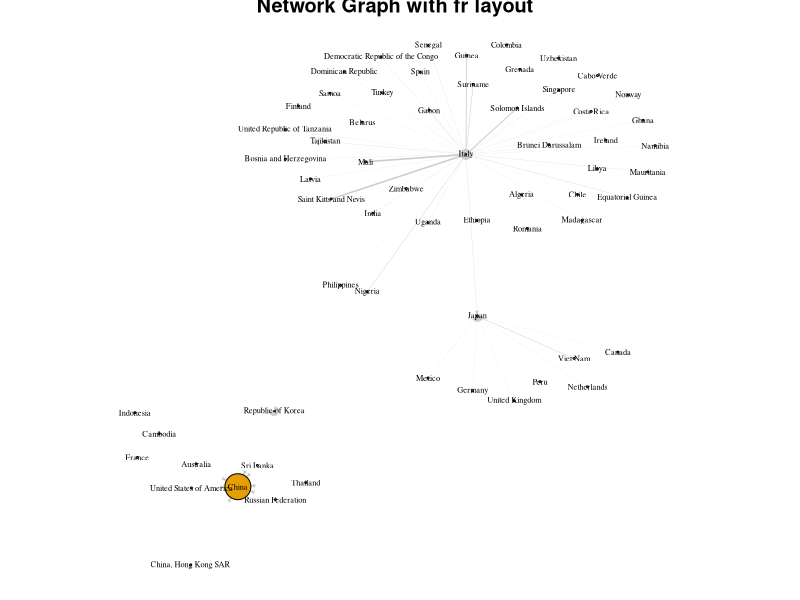

The R source for this figure:
## ---- chunk 1
knitr::opts_chunk$set(echo = TRUE, error = TRUE, warning = FALSE)
## ---- chunk 2
rm(list = ls())
library(dplyr)
library(network)
library(maps)
library(scales)
library(igraph)
## ---- chunk 3
# # nodes come from the above table and contain geo-coordinates for some
# # randomly picked countries
# node <- read.csv("D:/Download/Countries.csv", header = T, as.is = T)
# #So we now have 15 countries, each with an ID, geo-coordinates (lon and lat) and a name. These are our graph nodes. We’ll now create some random connections (edges) between our nodes:
# 
# edges <- read.csv("D:/Download/George Washington University/Spring 2020/Network Data Science/EdgeList.csv", header = T, as.is = T)
# 
# names(edges)[1] <- "to"
# names(edges)[2] <- "from"
# 
# onode <- read.csv("D:/Download/George Washington University/Spring 2020/Network Data Science/CountryNodes.csv")
# 
# node <- node %>% right_join(onode, by = "Country") %>% mutate(ID = row_number()) %>% mutate(Country = as.factor(Country))
# 
# nodec <- na.omit(node)
# 
# #%>% mutate(ID = row_number())
# 
# head(node)
# head(edges)
# 
# # N_EDGES_PER_NODE_MIN <- 1
# # N_EDGES_PER_NODE_MAX <- 4
# # N_CATEGORIES <- 4
# # 
# # # edges: create random connections between countries (nodes)
# # edges <- map_dfr(nodes$id, function(id) {
# #   n <- floor(runif(1, N_EDGES_PER_NODE_MIN, N_EDGES_PER_NODE_MAX+1))
# #   to <- sample(1:max(nodes$id), n, replace = FALSE)
# #   to <- to[to != id]
# #   categories <- sample(1:N_CATEGORIES, length(to), replace = TRUE)
# #   weights <- runif(length(to))
# #   data_frame(from = id, to = to, weight = weights, category = categories)
# # })
# 
# # edges <- edges %>% mutate(category = as.factor(category))
# ```
# 
# ```{r}
# nrow(node); length(unique(node$id))
# nrow(edges); nrow(unique(edges[,c("from", "to")]))
# ```
# 
# ```{r}
# reducedEdgelist2<-edges[edges$Weight>500000, c("from", "to", "Weight")]
# head(reducedEdgelist2) 
# nrow(reducedEdgelist2)
# ```
# 
# ```{r}
# set.seed(123)
# coocNet2<-network(reducedEdgelist2,
#                  matrix.type='edgelist',
#                  directed=FALSE,  # this will be an undirected network
#                  ignore.eval=FALSE,  # confusingly, this tells it to include edge weights
#                  names.eval='Weight'  # names for the edge weights
#                  )
## ---- chunk 4
cinf <- read.csv("ChinaFluNetReport.csv")
kinf <- read.csv("KoreaFluNetReport.csv")
iinf <- read.csv("ItalyFluNetReport.csv")
jinf <- read.csv("JapanFluNetReport.csv")
#rinf <- read.csv("IranFluNetReport.csv")
## ---- chunk 5
names(cinf)[1] <- "Country"
names(kinf)[1] <- "Country"
names(iinf)[1] <- "Country"
names(jinf)[1] <- "Country"
## ---- chunk 6
cinf2019 <- cinf %>% select("Country", "Year", "ALL_INF") %>% filter(Year == 2019) 
#%>% summarise("yr_total" = sum("All_INF"))
sum(cinf2019$ALL_INF)

## ---- chunk 7
kinf2019 <- kinf %>% select("Country", "Year", "ALL_INF") %>% filter(Year == 2019) 
#%>% summarise("yr_total" = sum("All_INF"))
kinf2019 <- na.omit(kinf2019)
sum(kinf2019$ALL_INF)

## ---- chunk 8
iinf2019 <- iinf %>% select("Country", "Year", "ALL_INF") %>% filter(Year == 2019) 
#%>% summarise("yr_total" = sum("All_INF"))
iinf2019 <- na.omit(iinf2019)
sum(iinf2019$ALL_INF)
## ---- chunk 9
jinf2019 <- jinf %>% select("Country", "Year", "ALL_INF") %>% filter(Year == 2019) 
#%>% summarise("yr_total" = sum("All_INF"))
jinf2019 <- na.omit(jinf2019)
sum(jinf2019$ALL_INF)
## ---- chunk 10
inf2019 <- matrix(c("China", 122757,"Republic of Korea", 271,"Italy", 6361,"Japan",9525),ncol=2,byrow=TRUE)
colnames(inf2019) <- c("Country", "cases")
rownames(inf2019) <- c("1","2","3", "4")
inf2019 <- as.table(inf2019)
inf19 <- as.data.frame.matrix(inf2019, header = T)
## ---- chunk 11
mnode <- read.csv("CountryNodes.csv", header = T, as.is=T)
medge <- read.csv("EdgeList.csv", header = T, as.is = T)
medge15 <- read.csv("EdgeList2015.csv", header = T, as.is = T)
## ---- chunk 12
names(medge)[3] <- "Weight19"
medge$Weight15 <- medge15$Weight
## ---- chunk 13
medge$Weight <- (medge$Weight19 - medge$Weight15)/medge$Weight15
## ---- chunk 14
medgef <- medge %>% filter(Destination == c("China", "Italy", "Japan", "Republic of Korea")) %>%
  #filter(Origin == c("China", "Italy", "Japan", "Dem. People's Republic of Korea")) %>%
  filter(Weight > 0)
medgef <- medgef[c("Origin", "Destination", "Weight19", "Weight15", "Weight")]
## ---- chunk 15
mnodef <- mnode %>% filter(Country %in% c("China", "Italy", "Japan", "Republic of Korea", 
                                        "Australia", "China, Hong Kong SAR",
                                        "Russian Federation", "Sri Lanka", "Thailand",
                                        "United States of America", "Algeria", "Belarus",
                                        "Bosnia and Herzegovina", "Brunei Darussalam", "Cabo Verde",
                                        "Chile", "Colombia", "Costa Rica",
                                        "Democratic Republic of the Congo","Dominican Republic",
                                        "Equatorial Guinea", "Ethiopia", "Finland", "Gabon", "Ghana",
                                        "Grenada", "Guinea", "India", "Ireland", "Latvia", "Libya",
                                        "Madagascar", "Mali", "Mauritania", "Namibia", "Nigeria",
                                        "Norway", "Philippines", "Romania", "Saint Kitts and Nevis",
                                        "Samoa", "Senegal", "Singapore", "Solomon Islands", "Spain",
                                        "Suriname", "Tajikistan", "Turkey", "Uganda",
                                        "United Republic of Tanzania", "Uzbekistan", "Zimbabwe",
                                        "Canada", "Germany", "Mexico", "Netherlands", "Peru",
                                        "United Kingdom", "Viet Nam", "Cambodia", "France", "Indonesia"
                                        ))
## ---- chunk 16
mnodef$cases <- 0
mnodef$cases[c(10, 42, 28, 29)] <- c(122757, 271, 6361, 9525)
## ---- chunk 17
###########
## Plot  ##
###########
# create new igraph object
net_degree2 <- graph_from_data_frame(d=medgef, vertices=mnodef, directed=T)

# vertex color based on degree level
# vcol <- rep("snow2", vcount(net_degree2))     #deebf7 # assigned third degree very light blue to top 101 - 232 countries
# vcol[223:232] <- "skyblue1"                   #3182bd  #assign first degree dark blue to top ten countries
# vcol[123:222] <- "slategray1"                 #9ecae1 #assign second degree light blue to top 11-100 countries
# V(net_degree2)$color <- vcol

# vertex frame color
V(net_degree2)$frame.color <- "black"

# vertex label and size
V(net_degree2)$label <- mnodef$Country
V(net_degree2)$label.cex <- 0.5
V(net_degree2)$label.color <- "black"

# Vertex size
V(net_degree2)$size <- rescale(mnodef$cases, to = c(0,10))
  #mnodef$cases/2000
  #round((new_nodes$Degree)/16, 2)

# edge color and size
E(net_degree2)$width <- medgef$Weight
E(net_degree2)$color <- "gray80"
E(net_degree2)$arrow.size <- .2
#E(net_degree)$arrow.mode <- 1

# layout
l <- layout_with_fr(net_degree2)

# plot
par(mai=c(0,0,0.1,0.1))
plot(net_degree2, layout = l, vertex.label = V(net_degree2)$label,
       #ifelse(degree(net_degree2) > 300, V(net_degree2)$label, NA), 
     main="Network Graph with fr layout")
